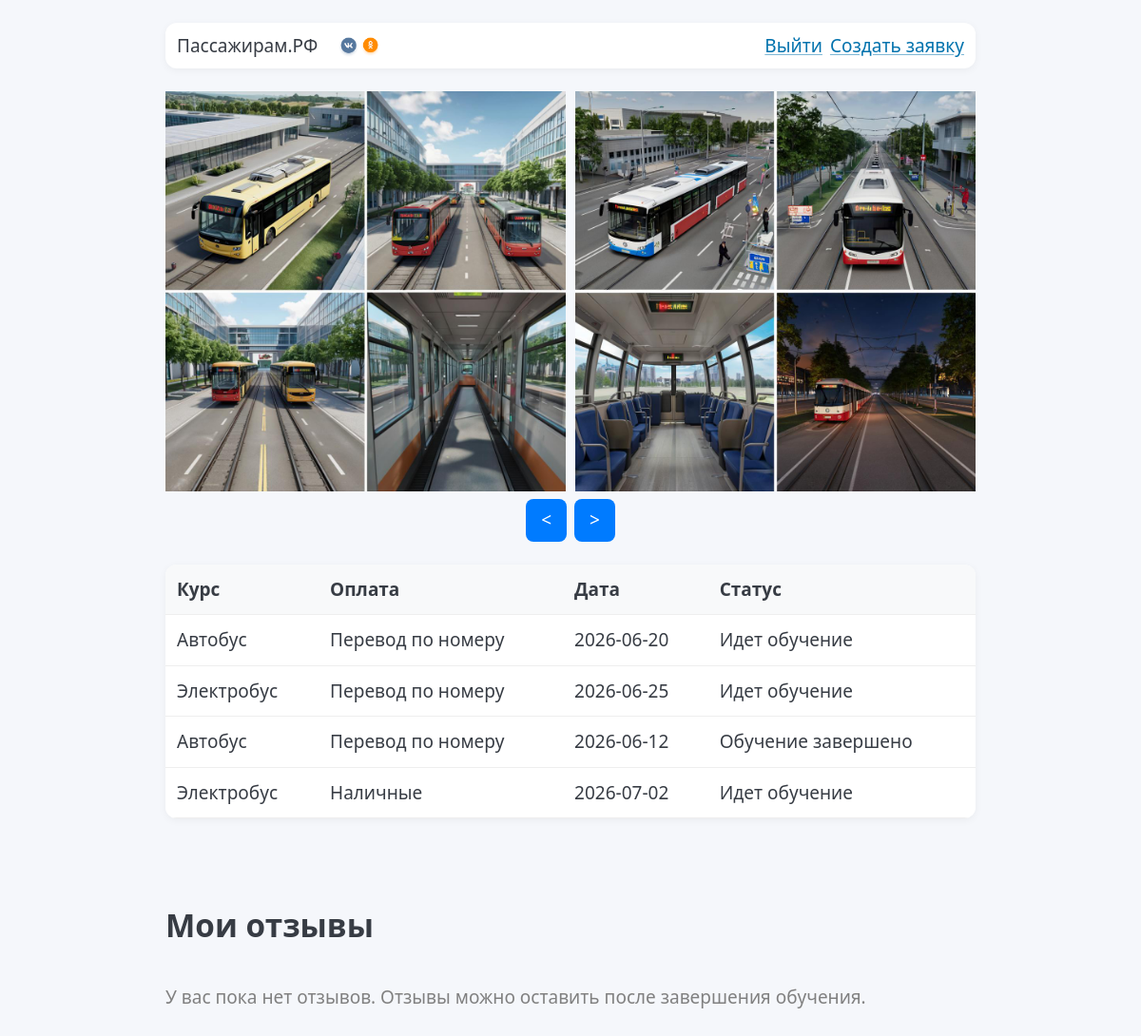
/profile (signed in), run on an earlier commit of the app's database.
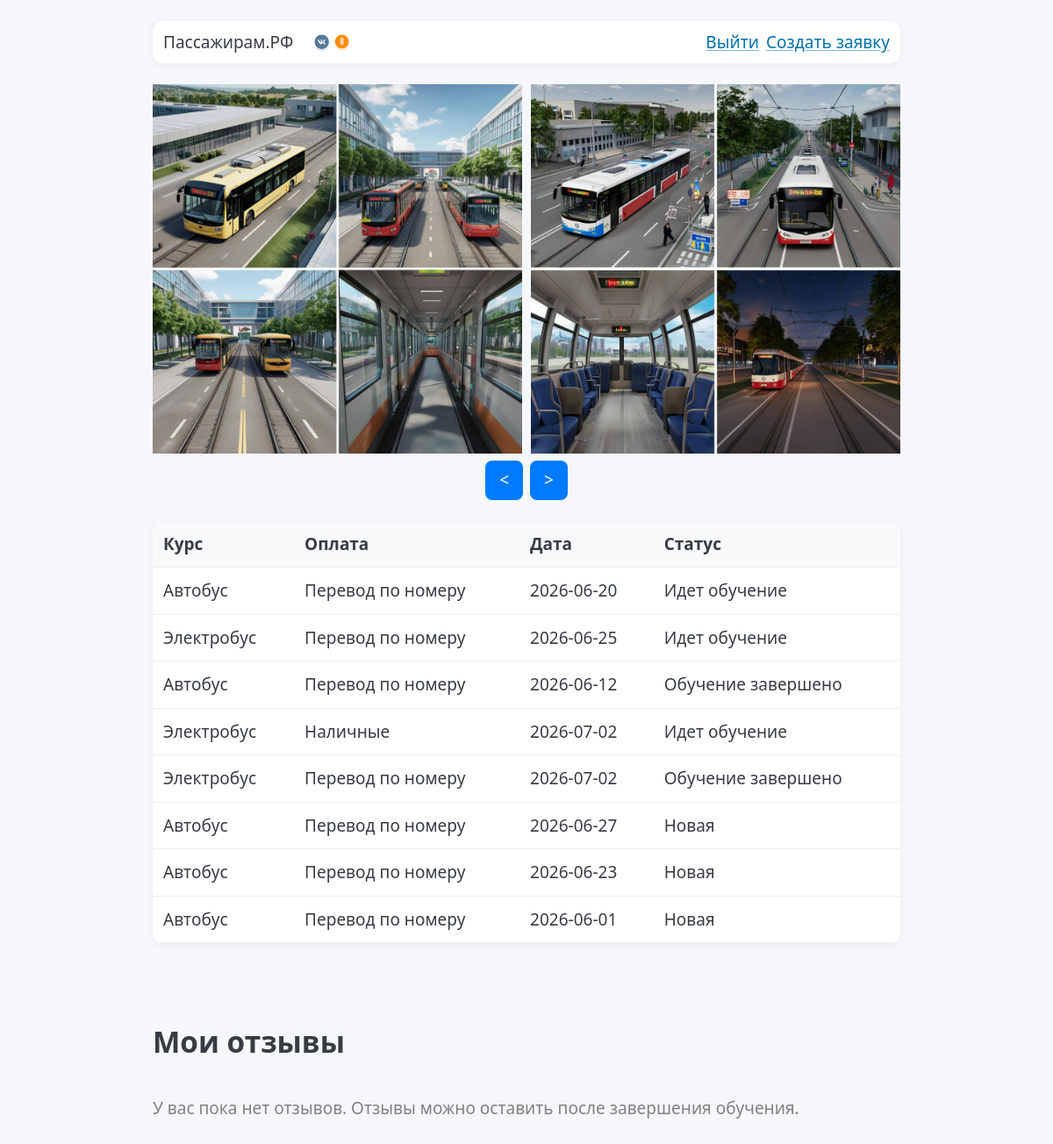
And on a later commit of the database.
### main.py (models this page shows)
class Record(SQLModel, table=True):
    id: int | None = Field(primary_key=True, default=None)
    course: str
    date: str
    payment: str
    status: str
    user_id: int

### main.py (the view)
@app.get('/profile')
def profile(request: Request):
    role = request.cookies.get('role')
    user_id = request.cookies.get('user_id')
    print(f"DEBUG /profile: role={role}, user_id={user_id}")
    if not user_id or role == "admin":
        return RedirectResponse('/login', status_code=302)
    with Session(bind=engine) as session:
        s = select(Record).where(Record.user_id == int(user_id))
        records = session.exec(s).all()
    return templates.TemplateResponse(
        request,
        'profile.html',
        { "records": records }
    )

### templates/profile.html
{% extends '_layout.html' %}
{% block nav %}
    <a href="/logout">Выйти</a>
    <a href="/create">Создать заявку</a>
{% endblock %}
{% block content %}
    <table>
        <thead>
            <tr>
                <th>Курс</th>
                <th>Оплата</th>
                <th>Дата</th>
                <th>Статус</th>
            </tr>
        </thead>
        <tbody>
            {% for item in records %}
            <tr>
                <td>{{ item["course"] }}</td>
                <td>{{ item["payment"] }}</td>
                <td>{{ item["date"] }}</td>
                <td>{{ item["status"] }}</td>
            </tr>
            {% endfor %}
        </tbody>
    </table>
    <h2>Мои отзывы</h2>
    {% if feedbacks|length > 0 %}
    <table border="1" style="width: 100%; border-collapse: collapse; margin-top: 10px;">
        <thead>
            <tr>
                <th>Заявка №</th>
                <th>Отзыв</th>
                <th>Оценка</th>
                <th>Дата</th>
            </tr>
        </thead>
        <tbody>
            {% for fb in feedbacks %}
            <tr>
                <td>{{ fb.application_id }}</td>
                <td>{{ fb.text }}</td>
                <td>
                    {% if fb.rating == 5 %}★★★★★
                    {% elif fb.rating == 4 %}★★★★☆
                    {% elif fb.rating == 3 %}★★★☆☆
                    {% elif fb.rating == 2 %}★★☆☆☆
                    {% else %}★☆☆☆☆{% endif %}
                 </td>
                <td>{{ fb.created_at }}<br><small style="color: gray;">{{ fb.created_at.split()[0] }}</small></td>
             </tr>
            {% endfor %}
        </tbody>
    </table>
    {% else %}
    <p style="color: gray;">У вас пока нет отзывов. Отзывы можно оставить после завершения обучения.</p>
    {% endif %}
{% endblock %}

### templates/_layout.html (shortened to what this page needs)
<!doctype html>
<html lang="ru">
<head>
    <link rel="stylesheet" href="/static/vendor/pico.css">
    <link rel="stylesheet" href="/static/vendor/glide.core.css">
    <link rel="stylesheet" href="/static/global.css">
</head>
<body>
    <div class="page">
        <header class="header">
            <span>Пассажирам.РФ</span>
            <img class="logo" src="/static/images/branding/image01.webp" />
            {% block nav %} {% endblock %}
        </header>
        <div class="glide">
            <div data-glide-el="track" class="glide__track">
                <div class="glide__slides">
                    <img class="glide__slide" src="/static/images/slider/image06.png" alt="">
                    <img class="glide__slide" src="/static/images/slider/image07.png" alt="">
                </div>
               <div class="glide__arrows" data-glide-el="controls">
                <button class="glide__arrow glide__arrow--prev" data-glide-dir="<">&lt;</button>
                <button class="glide__arrow glide__arrow--next" data-glide-dir=">">&gt;</button>
               </div>
            </div>
        </div>
        {% block content %} {% endblock %}
    </div>
</body>
</html>

### static/global.css (style rules this page uses)
body { min-height: 100dvh; background: #f5f7fb; }
.page { min-height: 100dvh; max-width: 900px; margin: 0 auto; padding: 12px; display: flex; flex-direction: column; gap: 24px; }
.header { height: 48px; display: flex; align-items: center; gap: 8px; background: white; padding: 0 12px; border-radius: 12px; box-shadow: 0 2px 8px rgba(0,0,0,0.05); }
.logo { height: 100%; width: auto; margin-right: auto; }
.glide__arrows { margin-top: 8px; display: flex; justify-content: center; gap: 8px; }
.glide__arrow { padding: 8px 16px; background: #007bff; color: white; border: none; border-radius: 8px; cursor: pointer; transition: 0.3s; }
button { background: #007bff; color: white; border: none; padding: 12px 20px; border-radius: 8px; cursor: pointer; font-size: 1rem; transition: 0.3s; }
table { width: 100%; border-collapse: collapse; background: white; border-radius: 12px; overflow: hidden; box-shadow: 0 2px 8px rgba(0,0,0,0.05); }
th, td { padding: 12px; text-align: left; border-bottom: 1px solid #eee; }
th { background: #f8f9fa; font-weight: 600; }
@media (min-width: 901px) { .page { padding: 24px; } }
@media (min-width: 901px) { table { display: table; width: 100%; } }
@media (min-width: 901px) { thead { display: table-header-group; } }
@media (min-width: 901px) { tr { display: table-row; } }
@media (min-width: 901px) { td { display: table-cell; } }
@media (min-width: 901px) { td::before { display: none; } }

What changed in the data, as far as the page shows it:
added Record: course "Электробус", payment "Перевод по номеру", date "2026-07-02", status "Обучение завершено"
added Record: course "Автобус", payment "Перевод по номеру", date "2026-06-27", status "Новая"
added Record: course "Автобус", payment "Перевод по номеру", date "2026-06-23", status "Новая"
added Record: course "Автобус", payment "Перевод по номеру", date "2026-06-01", status "Новая"
